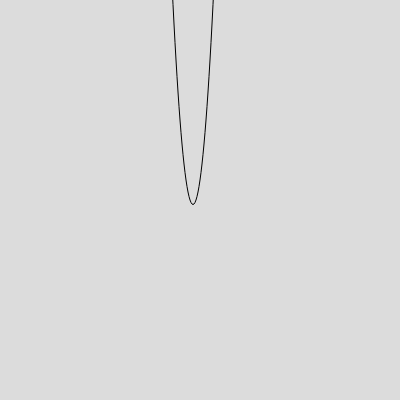
Frame 1 (no input)
Frame 60 (no input): identical to frame 1, image omitted
Frame 120 (the mouse pressed at the canvas centre since frame 60): identical to frame 1, image omitted

The p5.js sketch that drew this single still picture (run headless with seeded random() and noise() and a simulated clock; from frame 60 on, the mouse is pressed at the canvas centre):

// p5.js sketch
// ── sketch.js
let a = 0.5;
let b = 7;
let c = 20;

function setup() {
  createCanvas(400, 400);
}

function draw() {
  background(220);
  strokeWeight(1);
  stroke(0);
  noFill();
  beginShape();
  for (let x = -100; x <= 100; x++) {
    let y = a * x * x + b * x + c;
    vertex(x + 200, -y + 200);
  }
  endShape();
}
